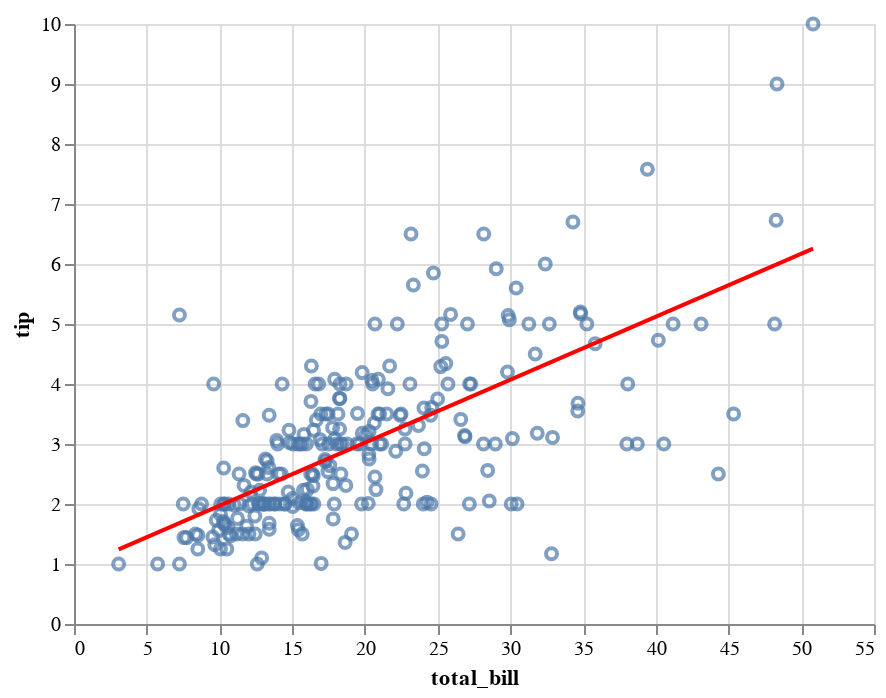

The notebook cell saved with this chart:
### Markdown cell above
First, let's build a boilerplate regression plot in altair, which will both provide a scatterplot of `tip` vs `total_bill` and also display the least-squares line of best fit. This method of creating a regression line is great for quickly calculating the regression line when doing data analysis; however, in this lab, we will look a bit deeper into this line. This line of best fit is what we will look to determine empirically in three different ways: manually using the formula from lecture, `scipy.optimize`, and `scikit-learn`.

### Code cell
chart = alt.Chart(tips).mark_point().encode(
    x='total_bill',
    y='tip'    
)
chart + chart.transform_regression('total_bill', 'tip').mark_line(color='red')

### Figure 1 — Vega-Lite specification as saved in the notebook (floating-point values rounded to 4 significant figures; data arrays with more than 128 entries replaced by an {"elided": "..."} marker saying what was removed)
{"config": {"view": {"continuousWidth": 400, "continuousHeight": 300}}, "layer": [{"mark": "point", "encoding": {"x": {"type": "quantitative", "field": "total_bill"}, "y": {"type": "quantitative", "field": "tip"}}}, {"mark": {"type": "line", "color": "red"}, "encoding": {"x": {"type": "quantitative", "field": "total_bill"}, "y": {"type": "quantitative", "field": "tip"}}, "transform": [{"on": "total_bill", "regression": "tip"}]}], "data": {"name": "data-362d1a3aede62850ce7cd49b1d5f5d1d"}, "$schema": "https://vega.github.io/schema/vega-lite/v4.8.1.json", "datasets": {"data-362d1a3aede62850ce7cd49b1d5f5d1d": {"elided": "244 records"}}}
